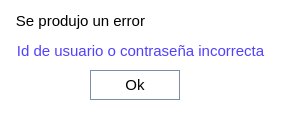
<?xml version="1.0" encoding="UTF-8"?>
<ui version="4.0">
 <class>Dialog</class>
 <widget class="QDialog" name="Dialog">
  <property name="geometry">
   <rect>
    <x>0</x>
    <y>0</y>
    <width>281</width>
    <height>120</height>
   </rect>
  </property>
  <property name="windowTitle">
   <string>Dialog</string>
  </property>
  <property name="layoutDirection">
   <enum>Qt::LeftToRight</enum>
  </property>
  <property name="styleSheet">
   <string notr="true">background-color: rgb(255, 255, 255)</string>
  </property>
  <widget class="QPushButton" name="pushlogin">
   <property name="geometry">
    <rect>
     <x>90</x>
     <y>70</y>
     <width>90</width>
     <height>30</height>
    </rect>
   </property>
   <property name="font">
    <font>
     <family>Segoe UI Symbol</family>
     <pointsize>11</pointsize>
    </font>
   </property>
   <property name="styleSheet">
    <string notr="true">background-color: rgb(255, 255, 255);
border: 1px solid rgb(122, 143, 168);</string>
   </property>
   <property name="text">
    <string>Ok</string>
   </property>
  </widget>
  <widget class="QLabel" name="label">
   <property name="geometry">
    <rect>
     <x>10</x>
     <y>10</y>
     <width>141</width>
     <height>21</height>
    </rect>
   </property>
   <property name="font">
    <font>
     <family>Segoe UI Symbol</family>
     <pointsize>11</pointsize>
    </font>
   </property>
   <property name="styleSheet">
    <string notr="true">background-color: rgb(255, 255, 255)</string>
   </property>
   <property name="text">
    <string>Se produjo un error</string>
   </property>
   <property name="alignment">
    <set>Qt::AlignCenter</set>
   </property>
  </widget>
  <widget class="QLabel" name="label_2">
   <property name="geometry">
    <rect>
     <x>10</x>
     <y>40</y>
     <width>261</width>
     <height>21</height>
    </rect>
   </property>
   <property name="font">
    <font>
     <family>Segoe UI Symbol</family>
     <pointsize>11</pointsize>
    </font>
   </property>
   <property name="styleSheet">
    <string notr="true">background-color: rgb(255, 255, 255);
color: rgb(80, 64, 255)</string>
   </property>
   <property name="text">
    <string>Id de usuario o contraseña incorrecta</string>
   </property>
   <property name="textFormat">
    <enum>Qt::AutoText</enum>
   </property>
   <property name="alignment">
    <set>Qt::AlignCenter</set>
   </property>
  </widget>
 </widget>
 <resources/>
 <connections/>
</ui>
